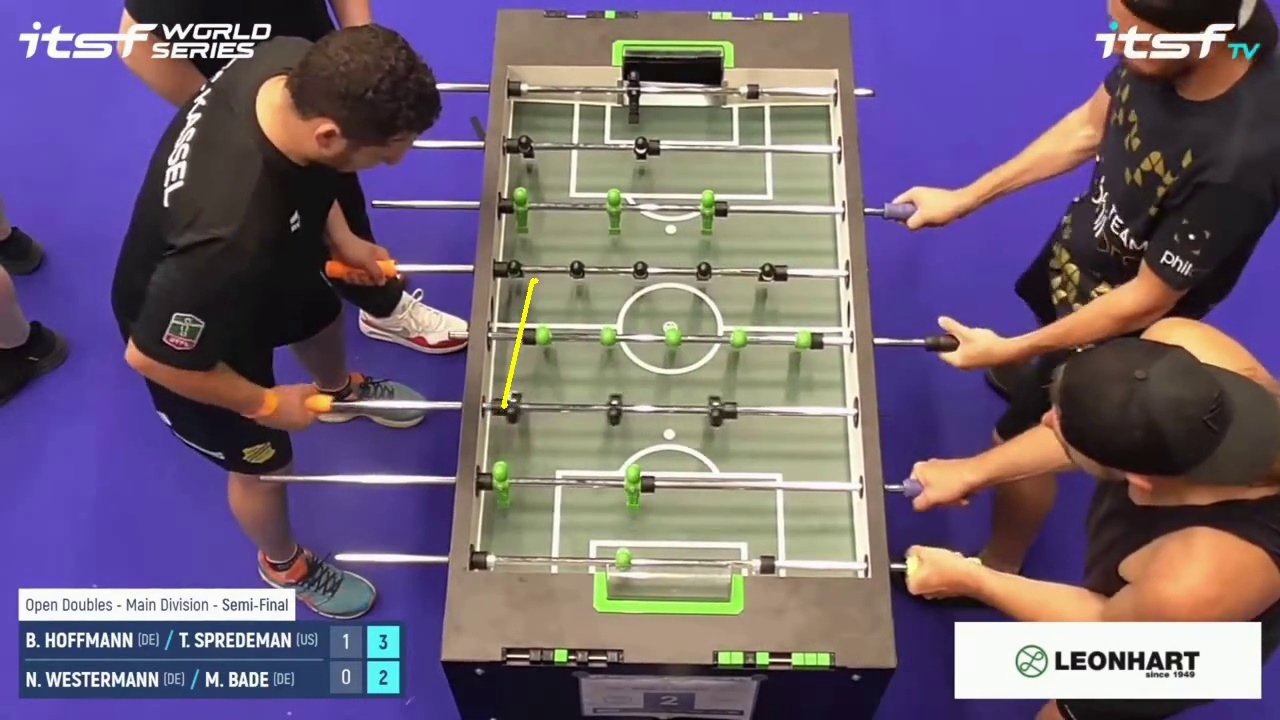
#> input picture src/calculating_statistics_based_on_videos/random_frame.jpg, 1280 x 720 px, found by its file name
$ python visualize_regions_in_image.py
#> lines starting #> are read from the running program, lines starting #| are printed output that depends on the picture; after the words box and inside, x2 and y2 are one past the last pixel; in counts of white or black regions, pixels touching at a corner belong together
import cv2
import numpy as np
import matplotlib.pyplot as plt


def draw_regions(image, regions):
    """
    Draws the foosball table regions on the given image.

    Parameters:
        image (numpy array): The image on which to draw.
        regions (list): List of tuples (quad, region_name), where
                        quad is a list of (x, y) points defining a region.
    """
    for quad, region_name in regions:
        # Convert to integer coordinates and reshape properly
        quad = np.array(quad, np.int32).reshape((-1, 1, 2))

        # Draw the region
        cv2.polylines(image, [quad], isClosed=True, color=(0, 255, 0), thickness=2)

        # Compute text position (center of the quadrilateral)
        x_coords = [point[0] for point in quad[:, 0]]  # Extract x coordinates
        y_coords = [point[1] for point in quad[:, 0]]  # Extract y coordinates
        cx, cy = int(np.mean(x_coords)), int(np.mean(y_coords))  # Find center

        # Put the region name on the image
        cv2.putText(image, region_name, (cx - 40, cy), cv2.FONT_HERSHEY_SIMPLEX,
                    0.6, (255, 255, 255), 2, cv2.LINE_AA)

    return image


# Load a test image or create a blank one
image_path = r"C:\Users\chris\foosball-statistics\random_frame.jpg"
image = cv2.imread(image_path)
#> image is the input picture: shape (720, 1280, 3); mean B, G, R 117.5, 98.8, 112.8

# Ensure the image was loaded correctly
if image is None:
    raise FileNotFoundError(f"Error: Unable to load image from {image_path}")

# Define foosball regions (using your provided coordinates)
regions = [
    ([(508, 64), (835, 70), (845, 184), (499, 173)], "Left 2"),
    ([(499, 173), (845, 184), (847, 242), (496, 239)], "Right 0"),
    ([(496, 239), (847, 242), (849, 307), (494, 304)], "Left 1"),
    ([(494, 304), (849, 307), (857, 377), (485, 373)], "Right 1"),
    ([(485, 373), (857, 377), (863, 451), (475, 447)], "Left 0"),
    ([(475, 447), (863, 451), (871, 578), (467, 571)], "Right 2"),
]

# Draw the regions on the image
image_with_regions = draw_regions(image, regions)
#> after the loop in draw_regions, `for quad, region_name in regions:`:
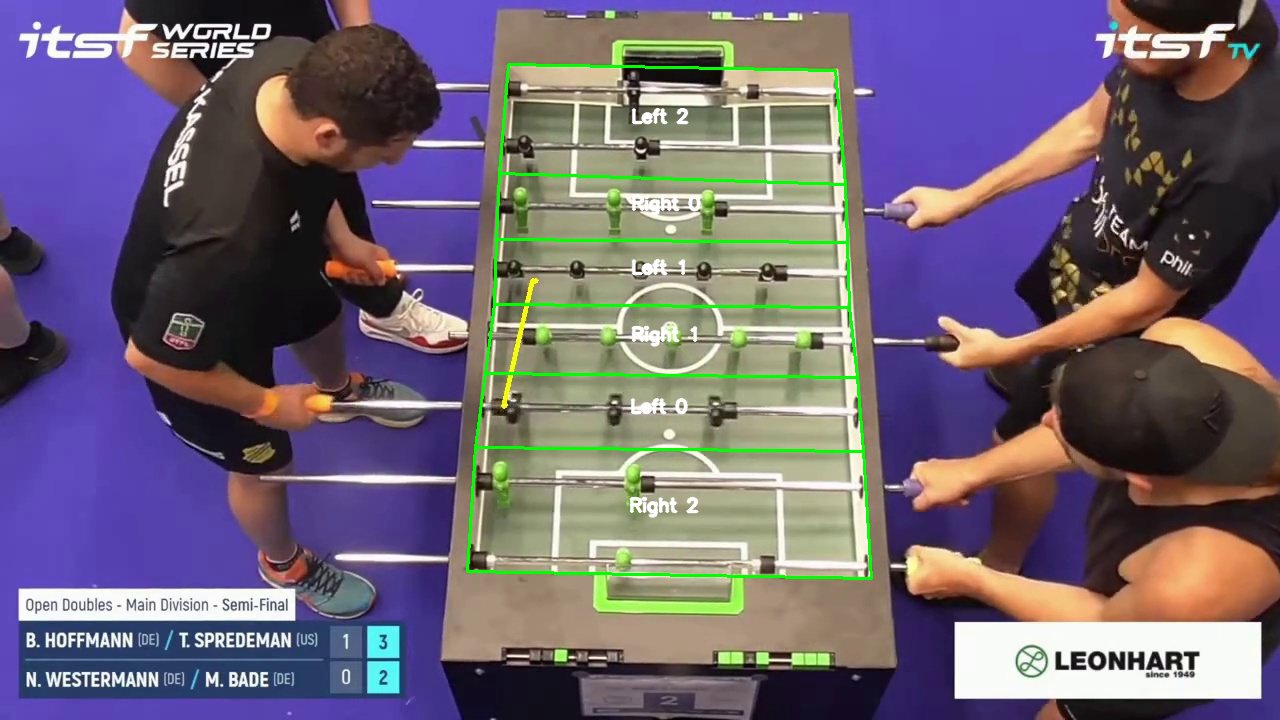
#> image: shape (720, 1280, 3); 1.63% of pixels changed, all inside (x1, y1, x2, y2) = (466, 63, 873, 580)

# Display the image using Matplotlib
plt.figure(figsize=(12, 7))
plt.imshow(cv2.cvtColor(image_with_regions, cv2.COLOR_BGR2RGB))
plt.title("Foosball Table Regions")
plt.axis("off")  # Hide axis
plt.show()

# Save the result
output_path = r"C:\Users\chris\foosball-statistics\foosball_regions.jpg"
cv2.imwrite(output_path, image_with_regions)
print(f"Saved output image to {output_path}")
